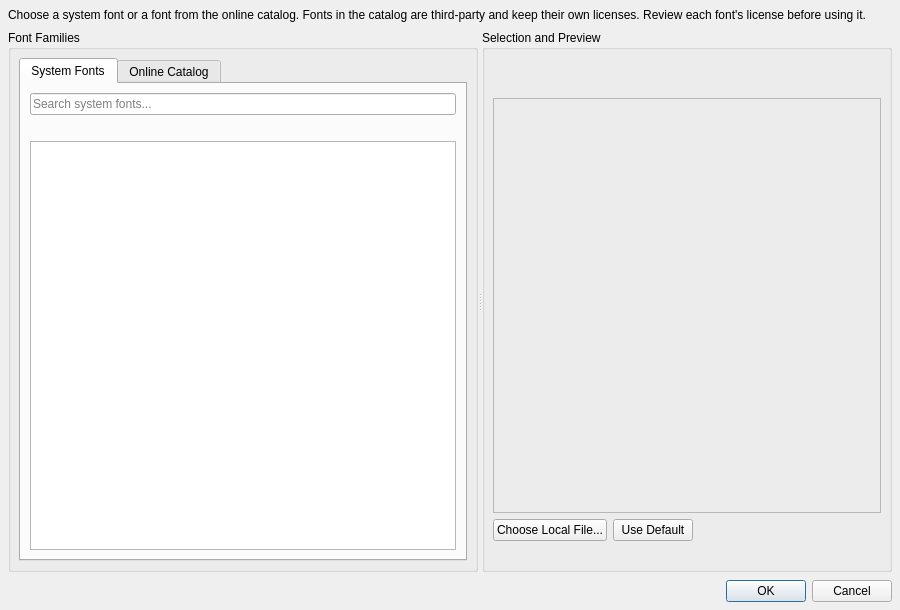
<?xml version="1.0" encoding="UTF-8"?>
<ui version="4.0">
 <class>OsdFontPickerDialog</class>
 <widget class="QDialog" name="OsdFontPickerDialog">
  <property name="geometry">
   <rect>
    <x>0</x>
    <y>0</y>
    <width>900</width>
    <height>610</height>
   </rect>
  </property>
  <property name="windowTitle">
   <string>Select OSD Font</string>
  </property>
  <property name="modal">
  <bool>false</bool>
  </property>
  <layout class="QVBoxLayout" name="mainLayout" stretch="0,1,0">
   <property name="spacing">
    <number>8</number>
   </property>
   <property name="leftMargin">
    <number>8</number>
   </property>
   <property name="topMargin">
    <number>8</number>
   </property>
   <property name="rightMargin">
    <number>8</number>
   </property>
   <property name="bottomMargin">
    <number>8</number>
   </property>
   <item>
    <widget class="QLabel" name="intro">
     <property name="sizePolicy">
      <sizepolicy hsizetype="Preferred" vsizetype="Fixed">
       <horstretch>0</horstretch>
       <verstretch>0</verstretch>
      </sizepolicy>
     </property>
     <property name="text">
      <string>Choose a system font or a font from the online catalog. Fonts in the catalog are third-party and keep their own licenses. Review each font&apos;s license before using it.</string>
     </property>
     <property name="wordWrap">
      <bool>true</bool>
     </property>
    </widget>
   </item>
   <item>
    <widget class="QSplitter" name="splitter">
     <property name="orientation">
      <enum>Qt::Orientation::Horizontal</enum>
     </property>
     <widget class="QGroupBox" name="leftPanel">
      <property name="title">
       <string>Font Families</string>
      </property>
      <layout class="QVBoxLayout" name="leftLayout">
       <property name="spacing">
        <number>8</number>
       </property>
       <property name="leftMargin">
        <number>8</number>
       </property>
       <property name="topMargin">
        <number>8</number>
       </property>
       <property name="rightMargin">
        <number>8</number>
       </property>
       <property name="bottomMargin">
        <number>8</number>
       </property>
       <item>
        <widget class="QTabWidget" name="sourceTabs">
         <property name="currentIndex">
          <number>0</number>
         </property>
         <widget class="QWidget" name="systemTab">
          <attribute name="title">
           <string>System Fonts</string>
          </attribute>
          <layout class="QVBoxLayout" name="systemLayout">
           <item>
            <widget class="QLineEdit" name="systemSearch">
             <property name="placeholderText">
              <string>Search system fonts...</string>
             </property>
            </widget>
           </item>
           <item>
            <widget class="QLabel" name="systemInfo">
             <property name="wordWrap">
              <bool>true</bool>
             </property>
            </widget>
           </item>
           <item>
            <widget class="QListWidget" name="systemFamilyList"/>
           </item>
          </layout>
         </widget>
         <widget class="QWidget" name="onlineTab">
          <attribute name="title">
           <string>Online Catalog</string>
          </attribute>
          <layout class="QVBoxLayout" name="onlineLayout">
           <item>
            <layout class="QHBoxLayout" name="catalogRow">
             <property name="spacing">
              <number>4</number>
             </property>
             <item>
              <widget class="QLineEdit" name="search">
               <property name="placeholderText">
                <string>Search family name...</string>
               </property>
              </widget>
             </item>
             <item>
              <widget class="QPushButton" name="refreshCatalog">
               <property name="text">
                <string>Refresh Catalog</string>
               </property>
              </widget>
             </item>
            </layout>
           </item>
           <item>
            <widget class="QLabel" name="catalogInfo">
             <property name="wordWrap">
              <bool>true</bool>
             </property>
            </widget>
           </item>
           <item>
            <widget class="QCheckBox" name="showDownloadedOnly">
             <property name="text">
              <string>Downloaded only</string>
             </property>
             <property name="checked">
              <bool>false</bool>
             </property>
            </widget>
           </item>
           <item>
            <widget class="QListWidget" name="familyList"/>
           </item>
           <item>
            <widget class="QPushButton" name="downloadSelected">
             <property name="text">
              <string>Download Selected Family</string>
             </property>
            </widget>
           </item>
          </layout>
         </widget>
        </widget>
       </item>
      </layout>
     </widget>
     <widget class="QGroupBox" name="rightPanel">
      <property name="title">
       <string>Selection and Preview</string>
      </property>
      <layout class="QVBoxLayout" name="rightLayout">
       <property name="spacing">
        <number>6</number>
       </property>
       <property name="leftMargin">
        <number>8</number>
       </property>
       <property name="topMargin">
        <number>8</number>
       </property>
       <property name="rightMargin">
        <number>8</number>
       </property>
       <property name="bottomMargin">
        <number>8</number>
       </property>
       <item>
        <widget class="QLabel" name="familyInfo">
         <property name="sizePolicy">
          <sizepolicy hsizetype="Preferred" vsizetype="Maximum">
           <horstretch>0</horstretch>
           <verstretch>0</verstretch>
          </sizepolicy>
         </property>
         <property name="wordWrap">
          <bool>true</bool>
         </property>
        </widget>
       </item>
       <item>
        <widget class="QLabel" name="selectedPath">
         <property name="sizePolicy">
          <sizepolicy hsizetype="Preferred" vsizetype="Maximum">
           <horstretch>0</horstretch>
           <verstretch>0</verstretch>
          </sizepolicy>
         </property>
         <property name="wordWrap">
          <bool>true</bool>
         </property>
        </widget>
       </item>
       <item>
        <widget class="QLabel" name="preview">
         <property name="sizePolicy">
          <sizepolicy hsizetype="Preferred" vsizetype="Expanding">
           <horstretch>0</horstretch>
           <verstretch>0</verstretch>
          </sizepolicy>
         </property>
         <property name="minimumSize">
          <size>
           <width>0</width>
           <height>140</height>
          </size>
         </property>
         <property name="frameShape">
          <enum>QFrame::Shape::StyledPanel</enum>
         </property>
         <property name="frameShadow">
          <enum>QFrame::Shadow::Sunken</enum>
         </property>
         <property name="wordWrap">
          <bool>true</bool>
         </property>
         <property name="margin">
          <number>8</number>
         </property>
        </widget>
       </item>
       <item>
        <layout class="QHBoxLayout" name="actionsLayout">
         <item>
          <widget class="QPushButton" name="chooseLocal">
           <property name="text">
            <string>Choose Local File...</string>
           </property>
          </widget>
         </item>
         <item>
          <widget class="QPushButton" name="useDefault">
           <property name="text">
            <string>Use Default</string>
           </property>
          </widget>
         </item>
         <item>
          <spacer name="actionsSpacer">
           <property name="orientation">
            <enum>Qt::Orientation::Horizontal</enum>
           </property>
           <property name="sizeHint" stdset="0">
            <size>
             <width>40</width>
             <height>20</height>
            </size>
           </property>
          </spacer>
         </item>
        </layout>
       </item>
       <item>
        <widget class="QLabel" name="status">
         <property name="sizePolicy">
          <sizepolicy hsizetype="Preferred" vsizetype="Maximum">
           <horstretch>0</horstretch>
           <verstretch>0</verstretch>
          </sizepolicy>
         </property>
         <property name="wordWrap">
          <bool>true</bool>
         </property>
        </widget>
       </item>
      </layout>
     </widget>
    </widget>
   </item>
   <item>
    <widget class="QDialogButtonBox" name="buttonBox">
     <property name="standardButtons">
      <set>QDialogButtonBox::StandardButton::Cancel|QDialogButtonBox::StandardButton::Ok</set>
     </property>
    </widget>
   </item>
  </layout>
 </widget>
 <resources/>
 <connections/>
</ui>
